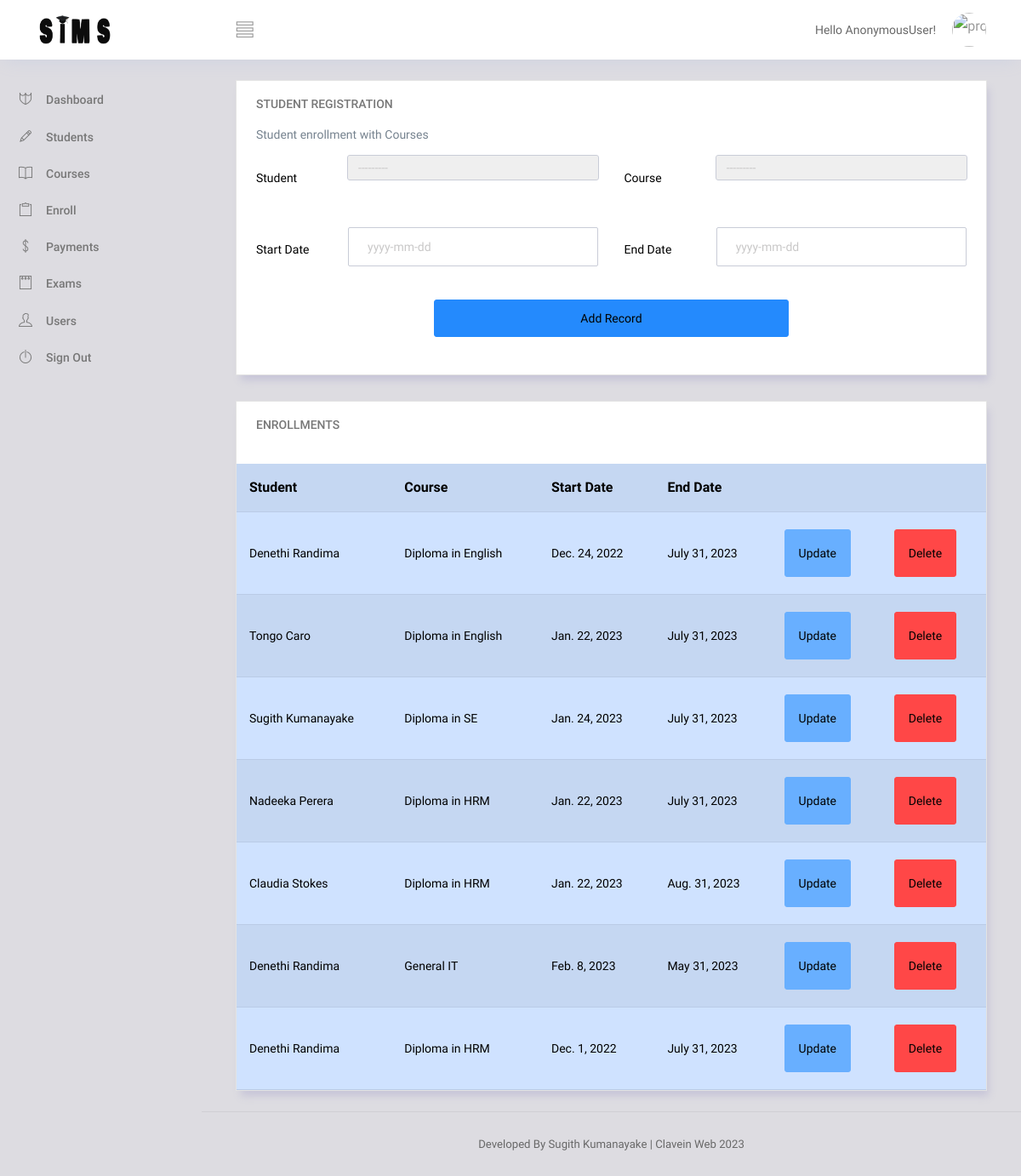
The app's page /enroll/ with its own data.
### sims_app/models.py (models this page shows)
class Enroll(models.Model):
    student = models.ForeignKey(Student, null=True, on_delete= models.CASCADE)
    course = models.ForeignKey(Course, null=True, on_delete= models.CASCADE)
    start_date = models.DateField(null=True)
    end_date = models.DateField(null=True)

class Student(models.Model):
    gender_lookup = (('Male','Male'),('Female','Female'))
    sid = models.CharField(primary_key = True, max_length=10)
    fname = models.CharField(max_length=100, null=True)
    lname = models.CharField(max_length=100, null=True)
    bdate = models.DateField(null=True)
    gender = models.CharField(max_length=10, null=True, choices=gender_lookup)
    mobile = models.CharField(max_length=10, null=True)
    other_phone = models.CharField(max_length=10, null=True, blank=True)
    email = models.CharField(max_length=50, null=True)
    address = models.CharField(max_length=100, null=True)
    profile_pic = models.ImageField(null=True, blank=True)
    def __str__(self):
        return self.fname + " " + self.lname

class Course(models.Model):
    ctype_lookup = (('Weekday','Weekday'),('Weekend','Weekend'))
    medium_lookup = (('Sinhala','Sinhala'),('English','English'),('Tamil','Tamil'))
    cid = models.CharField(primary_key = True, max_length=10)
    cname = models.CharField(max_length=50, null=True)
    duration = models.IntegerField(null=True)
    ctype = models.CharField(max_length=10, null=True, choices=ctype_lookup)
    fee = models.IntegerField(null=True)
    medium = models.CharField(max_length=50, null=True, choices=medium_lookup)
    def __str__(self):
        return self.cname

### sims_app/views.py (the view)
# urls.py: path('enroll/', create_enroll_page, name='enroll'),
def create_enroll_page(request):
    enroll_records = Enroll.objects.all()
    form = CreateEnrollForm()
    if request.method == "POST":
        form = CreateEnrollForm(request.POST)
        if form.is_valid():
            form.save()
            return redirect('enroll')
    context = {'form':form, 'enroll_records':enroll_records}
    return render(request,'sims_app/enroll.html',context)

### sims_app/forms.py
class CreateEnrollForm(ModelForm):
    class Meta:
        model = Enroll
        fields = '__all__'
        widgets = {
            'student': forms.Select(attrs={'class': 'form-control'}),
            'course': forms.Select(attrs={'class': 'form-control'}),
            'start_date': forms.DateInput(attrs={'class': 'form-control', 'placeholder': 'yyyy-mm-dd'}),
            'end_date': forms.DateInput(attrs={'class': 'form-control', 'placeholder': 'yyyy-mm-dd'}),
            }

### sims_app/templates/sims_app/enroll.html (shortened to what this page needs)
{% extends 'sims_app/base.html' %}
{% load static %}
{% block  content %}
<div class="main-panel">
  <div class="content-wrapper">
    <div class="row">
      <div class="col-12 grid-margin stretch-card">
        <div class="card">
          <div class="card-body">
            <h4 class="card-title">Student Registration</h4>
            <form class="form-sample" method="POST">
              <p class="card-description" >
                Student enrollment with Courses
              </p>
              <div class="row">
                <div class="col-md-6">
                    <div class="form-group row">
                      <label class="col-sm-3 col-form-label">Student</label>
                      <div class="col-sm-9">
                        {{form.student}}
                      </div>
                    </div>
                  </div>
                  <div class="col-md-6">
                    <div class="form-group row">
                      <label class="col-sm-3 col-form-label">Course</label>
                      <div class="col-sm-9">
                        {{form.course}}
                      </div>
                    </div>
                  </div>
                </div>
              <div class="row">
                <div class="col-md-6">
                  <div class="form-group row">
                    <label class="col-sm-3 col-form-label">Start Date</label>
                    <div class="col-sm-9">
                      {{form.start_date}}
                    </div>
                  </div>
                </div>
                <div class="col-md-6">
                  <div class="form-group row">
                    <label class="col-sm-3 col-form-label">End Date</label>
                    <div class="col-sm-9">
                      {{form.end_date}}
                    </div>
                  </div>
                </div>
              </div>
              <div class="d-grid gap-2 col-6 mx-auto">
                <button type="submit" class="btn btn-primary mb-2">Add Record</button>
              </div>
            </form>
          </div>
        </div>
      </div>
      <div class="col-md-12">
        <div class="card">
          <div class="col-md-12">
            <div class="card-body">
              <h5 class="card-title"> Enrollments </h5>
            </div>
            <div class="table-responsive ">
            <table class="table table-primary table-striped">
                <tr>
                        <th> Student</th>
                        <th> Course </th>
                        <th> Start Date </th>
                        <th> End Date </th>
                        <th></th>
                        <th></th>
                </tr>
                {% for i in enroll_records %}
                <tr>
                    <td> {{i.student}} </td>
                    <td> {{i.course}} </td>
                    <td> {{i.start_date}} </td>
                    <td> {{i.end_date}} </td>
                    <td> <a class="btn btn-sm btn-info" href="{% url 'update_enroll' i.id %}"> Update </a> </td>
                    <td> <a class="btn btn-sm btn-danger" href="{% url 'delete_enroll' i.id %}"> Delete </a> </td>
                </tr>
                {% endfor %}
            </table>
          </div>
        </div>
      </div>
    </div>
  </div>
</div>
{% endblock  %}

### records on screen
Enroll: student "Denethi Randima", course "Diploma in English", start_date "Dec. 24, 2022", end_date "July 31, 2023"
Enroll: student "Tongo Caro", course "Diploma in English", start_date "Jan. 22, 2023", end_date "July 31, 2023"
Enroll: student "Sugith Kumanayake", course "Diploma in SE", start_date "Jan. 24, 2023", end_date "July 31, 2023"
Enroll: student "Nadeeka Perera", course "Diploma in HRM", start_date "Jan. 22, 2023", end_date "July 31, 2023"
Enroll: student "Claudia Stokes", course "Diploma in HRM", start_date "Jan. 22, 2023", end_date "Aug. 31, 2023"
Enroll: student "Denethi Randima", course "General IT", start_date "Feb. 8, 2023", end_date "May 31, 2023"
Enroll: student "Denethi Randima", course "Diploma in HRM", start_date "Dec. 1, 2022", end_date "July 31, 2023"

### other values on screen
{{ request.user }} "AnonymousUser"
